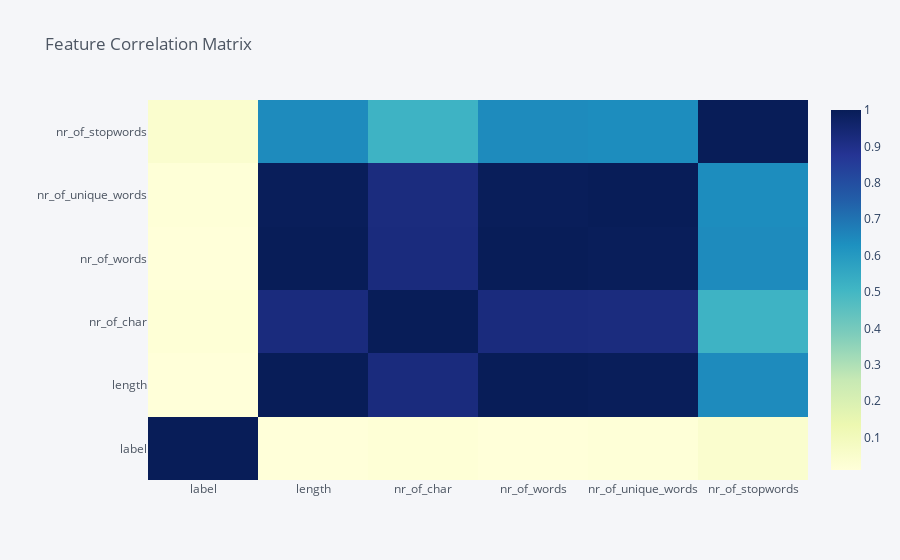

Notebook code for this chart:
### Code cell
corr_df.corr().iplot(kind='heatmap',colorscale="YlGnBu",title="Feature Correlation Matrix")

### Figure 1 — Plotly figure (JSON) as saved in the notebook; plotly's stock layout.template omitted (floating-point values rounded to 4 significant figures)
{"data": [{"colorscale": [[0, "rgb(255,255,217)"], [0.125, "rgb(237,248,177)"], [0.25, "rgb(199,233,180)"], [0.375, "rgb(127,205,187)"], [0.5, "rgb(65,182,196)"], [0.625, "rgb(29,145,192)"], [0.75, "rgb(34,94,168)"], [0.875, "rgb(37,52,148)"], [1, "rgb(8,29,88)"]], "x": ["label", "length", "nr_of_char", "nr_of_words", "nr_of_unique_words", "nr_of_stopwords"], "y": ["label", "length", "nr_of_char", "nr_of_words", "nr_of_unique_words", "nr_of_stopwords"], "z": [[1, 0.01055, 0.01882, 0.01055, 0.0164, 0.04565], [0.01055, 1, 0.9229, 1, 0.9953, 0.6429], [0.01882, 0.9229, 1, 0.9229, 0.921, 0.5162], [0.01055, 1, 0.9229, 1, 0.9953, 0.6429], [0.0164, 0.9953, 0.921, 0.9953, 1, 0.6382], [0.04565, 0.6429, 0.5162, 0.6429, 0.6382, 1]], "zmax": 1, "zmin": 0.01055, "type": "heatmap"}], "layout": {"legend": {"bgcolor": "#F5F6F9", "font": {"color": "#4D5663"}}, "paper_bgcolor": "#F5F6F9", "plot_bgcolor": "#F5F6F9", "title": {"font": {"color": "#4D5663"}, "text": "Feature Correlation Matrix"}, "xaxis": {"gridcolor": "#E1E5ED", "showgrid": true, "tickfont": {"color": "#4D5663"}, "title": {"font": {"color": "#4D5663"}, "text": ""}, "zerolinecolor": "#E1E5ED", "type": "category", "range": [-0.5, 5.5], "autorange": true}, "yaxis": {"gridcolor": "#E1E5ED", "showgrid": true, "tickfont": {"color": "#4D5663"}, "title": {"font": {"color": "#4D5663"}, "text": ""}, "zerolinecolor": "#E1E5ED", "type": "category", "range": [-0.5, 5.5], "autorange": true}, "autosize": true}}
